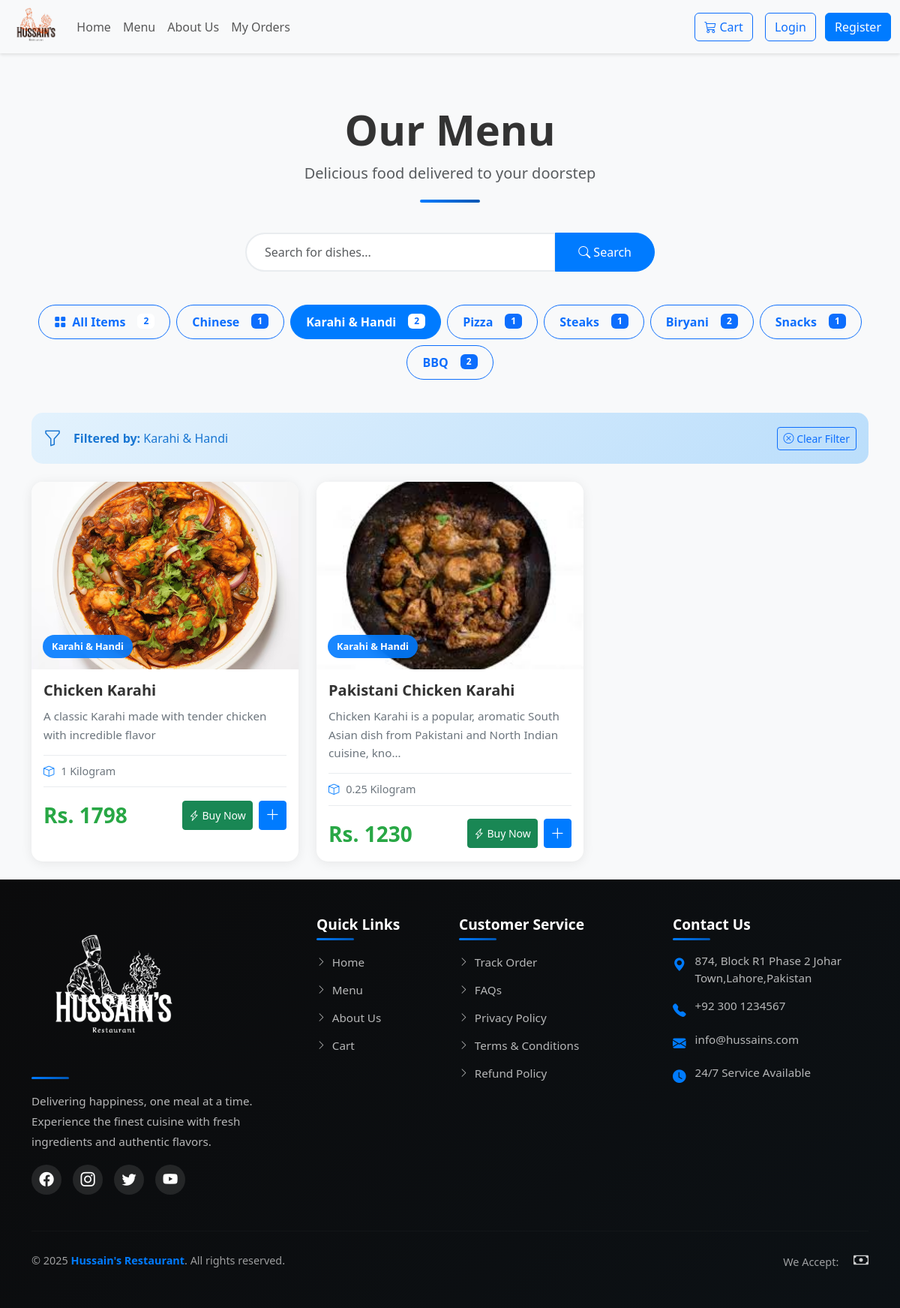
Screenshot of /menu/?category=karahi-handi with the database file from the repository.
### products/models.py (models this page shows, shortened)
class BaseModel(models.Model):
    created_at = models.DateTimeField(auto_now_add=True)
    updated_at = models.DateTimeField(auto_now=True)
    class Meta:
        abstract = True

class Category(BaseModel):
    category_name = models.CharField(max_length=100, unique=True)
    category_slug = models.SlugField(max_length=120, blank=True, unique=True)
    category_description = models.TextField(blank=True, null=True)
    category_image = models.ImageField(upload_to='categories/', blank=True, null=True)
    is_active = models.BooleanField(default=True)
    display_order = models.IntegerField(default=0, help_text="Lower numbers appear first")
    class Meta:
        verbose_name_plural = "Categories"
        ordering = ['display_order', 'category_name']
    @property
    def product_count(self):
        return self.products.filter(is_available=True).count()

class Product(BaseModel):
    MEASURING_CHOICES = (
        ('KG', 'Kilogram'),
        ('ML', 'Milliliter'),
        ('L', 'Liter'),
        ('PIECE', 'Piece'),
        ('In','Inches'),
        ('NONE', 'None'),
    )
    category = models.ForeignKey(Category, on_delete=models.SET_NULL, null=True, blank=True, related_name='products')
    product_name = models.CharField(max_length=200)
    product_slug = models.SlugField(max_length=250, blank=True)
    product_description = models.TextField()
    product_price = models.IntegerField()
    product_demo_price = models.IntegerField()
    quantity = models.CharField(max_length=50, null=True, blank=True)
    product_measuring = models.CharField(max_length=100, choices=MEASURING_CHOICES, default='NONE')
    is_available = models.BooleanField(default=True, help_text="Is product available for ordering?")

class ProductImage(BaseModel):
    product = models.ForeignKey(Product, on_delete=models.CASCADE, related_name='images')
    product_image = models.ImageField(upload_to='products')

### products/views.py (the view)
# urls.py: path('menu/', views.menu, name='menu'),
def menu(request):
    categories = Category.objects.filter(is_active=True).order_by('display_order', 'category_name')
    category_slug = request.GET.get('category')
    selected_category = None
    products = Product.objects.filter(is_available=True)
    if category_slug:
        selected_category = get_object_or_404(Category, category_slug=category_slug, is_active=True)
        products = products.filter(category=selected_category)
    search_query = request.GET.get('search')
    if search_query:
        products = products.filter(product_name__icontains=search_query)
        categories = categories.filter(category_name__icontains=search_query)
        categories
    products_with_discount = []
    for product in products:
        discount_percentage = 0
        if product.product_demo_price > product.product_price:
            discount_percentage = round(((product.product_demo_price - product.product_price) / product.product_demo_price) * 100)
        has_variations = product.variations.filter(is_available=True).exists()
        products_with_discount.append({
            'product': product,
            'discount_percentage': discount_percentage,
            'has_variations': has_variations
        })
    context = {
        'categories': categories,
        'selected_category': selected_category,
        'products_with_discount': products_with_discount,
        'search_query': search_query
    }
    return render(request, 'user/Menu.html', context)

### products/templates/user/Menu.html (shortened to what this page needs)
{% extends "base.html" %}
{% block content %}
<div class="container mt-5">
    <div class="text-center menu-header">
        <h1 class="display-4 fw-bold">Our Menu</h1>
        <p class="lead text-muted">Delicious food delivered to your doorstep</p>
        <div class="header-underline"></div>
    </div>
    <div class="row justify-content-center mb-4">
        <div class="col-md-6">
            <form method="GET" action="{% url 'menu' %}" class="search-form">
                <div class="input-group">
                    <input type="text" class="form-control" name="search" placeholder="Search for dishes..."
                           value="{{ search_query|default:'' }}">
                    <button class="btn btn-primary" type="submit">
                        <i class="bi bi-search"></i> Search
                    </button>
                </div>
            </form>
        </div>
    </div>
    <div class="category-filter mb-4">
        <div class="d-flex justify-content-center flex-wrap gap-2">
            <a href="{% url 'menu' %}"
               class="btn {% if not selected_category %}btn-primary{% else %}btn-outline-primary{% endif %} category-pill">
                <i class="bi bi-grid-fill"></i> All Items
                <span class="badge bg-white text-primary ms-2">{{ products_with_discount|length }}</span>
            </a>
            {% for category in categories %}
            <a href="{% url 'menu' %}?category={{ category.category_slug }}"
               class="btn {% if selected_category.id == category.id %}btn-primary{% else %}btn-outline-primary{% endif %} category-pill">
                {{ category.category_name }}
                <span class="badge {% if selected_category.id == category.id %}bg-white text-primary{% else %}bg-primary{% endif %} ms-2">
                    {{ category.product_count }}
                </span>
            </a>
            {% endfor %}
        </div>
    </div>
    {% if selected_category %}
    <div class="alert alert-info d-flex align-items-center mb-4">
        <i class="bi bi-funnel fs-4 me-3"></i>
        <div>
            <strong>Filtered by:</strong> {{ selected_category.category_name }}
        </div>
        <a href="{% url 'menu' %}" class="btn btn-sm btn-outline-primary ms-auto">
            <i class="bi bi-x-circle"></i> Clear Filter
        </a>
    </div>
    {% endif %}
    {% if products_with_discount %}
    <div class="row g-4">
        {% for item in products_with_discount %}
        <div class="col-lg-4 col-md-6">
            <div class="card menu-card h-100">
                <div class="menu-card-image">
                    {% if item.product.images.first %}
                        <img src="{{ item.product.images.first.product_image.url }}"
                             class="card-img-top"
                             alt="{{ item.product.product_name }}">
                    {% else %}
                        <img src="https://via.placeholder.com/400x250/FF6B6B/ffffff?text={{ item.product.product_name }}"
                             class="card-img-top"
                             alt="No image">
                    {% endif %}
                    {% if item.product.category %}
                    <span class="category-badge">
                        {{ item.product.category.category_name }}
                    </span>
                    {% endif %}
                </div>
                <div class="card-body d-flex flex-column">
                    <h5 class="menu-card-title">{{ item.product.product_name }}</h5>
                    <p class="menu-card-description">{{ item.product.product_description|truncatechars:100 }}</p>
                    <div class="menu-card-meta">
                        <span class="quantity-info">
                            <i class="bi bi-box"></i>
                            {{ item.product.quantity }} {{ item.product.get_product_measuring_display }}
                        </span>
                    </div>
                    <div class="menu-card-footer mt-3">
                        <div class="price-section">
                            <span class="price-current">Rs. {{ item.product.product_price }}</span>
                        </div>
                        <div class="d-flex gap-2">
                            <button type="button"
                                    class="btn btn-success btn-sm"
                                    data-bs-toggle="modal"
                                    data-bs-target="#productModal{{ item.product.id }}"
                                    data-action="buy-now">
                                <i class="bi bi-lightning-charge"></i> Buy Now
                            </button>
                            <button type="button"
                                    class="btn btn-primary btn-sm"
                                    data-bs-toggle="modal"
                                    data-bs-target="#productModal{{ item.product.id }}"
                                    data-action="add-to-cart">
                                <i class="bi bi-plus-lg"></i>
                            </button>
                        </div>
                    </div>
                </div>
            </div>
        </div>
        {% endfor %}
    </div>
    {% endif %}
</div>
<br>
{% endblock %}

### products/static/css/style.css (style rules this page uses)
body { font-family: 'Segoe UI', Tahoma, Geneva, Verdana, sans-serif; background-color: #f8f9fa; }
.menu-header { padding: 20px 0; }
.menu-header h1 { color: #333; margin-bottom: 10px; }
.header-underline { width: 80px; height: 4px; background: linear-gradient(to right, #007bff, #0056b3); margin: 20px auto; border-radius: 2px; }
.search-form .form-control { border-radius: 50px 0 0 50px; padding: 12px 24px; border: 2px solid #e9ecef; }
.search-form .btn { border-radius: 0 50px 50px 0; padding: 12px 30px; }
.menu-card { border: none; border-radius: 15px; overflow: hidden; box-shadow: 0 2px 15px rgba(0,0,0,0.08); transition: all 0.3s ease; }
.menu-card-image { position: relative; overflow: hidden; height: 250px; }
.menu-card-image img { width: 100%; height: 100%; object-fit: cover; transition: transform 0.3s ease; }
.menu-card-title { font-size: 1.25rem; font-weight: 600; color: #333; margin-bottom: 10px; }
.menu-card-description { color: #6c757d; font-size: 0.95rem; line-height: 1.6; margin-bottom: 15px; }
.menu-card-meta { display: flex; align-items: center; padding: 10px 0; border-top: 1px solid #e9ecef; border-bottom: 1px solid #e9ecef; }
.quantity-info { color: #6c757d; font-size: 0.9rem; }
.quantity-info i { color: #007bff; margin-right: 5px; }
.menu-card-footer { display: flex; justify-content: space-between; align-items: center; margin-top: auto; }
.price-section { display: flex; flex-direction: column; }
.price-current { font-size: 1.75rem; font-weight: 700; color: #28a745; }
.card { transition: transform 0.3s ease, box-shadow 0.3s ease; }
.btn-primary { background-color: #007bff; border-color: #007bff; transition: all 0.3s ease; }
.alert { border-radius: 8px; border: none; }
body { display: flex; flex-direction: column; min-height: 100vh; }
.btn-sm i.bi-plus-lg { font-size: 1.2rem; font-weight: bold; }
.category-filter { padding: 20px 0; }
.category-pill { padding: 10px 20px; border-radius: 50px; font-weight: 600; transition: all 0.3s ease; display: inline-flex; align-items: center; gap: 8px; }
.category-pill .badge { font-size: 0.75rem; padding: 4px 8px; }
.category-badge { position: absolute; bottom: 15px; left: 15px; background: rgba(0, 123, 255, 0.9); color: white; padding: 6px 12px; border-radius: 20px; font-weight: 600; font-size: 0.8rem; backdrop-filter: blur(10px); }
.alert-info { border-radius: 15px; border: none; background: linear-gradient(135deg, #e3f2fd 0%, #bbdefb 100%); color: #1976d2; }

### rows the page displays
Category: category_name "Chinese", product_count "1"
Category: category_name "Karahi & Handi", product_count "2"
Category: category_name "Pizza", product_count "1"
Category: category_name "Steaks", product_count "1"
Category: category_name "Biryani", product_count "2"
Category: category_name "Snacks", product_count "1"
Category: category_name "BBQ", product_count "2"
Product: product.images.first.product_image (picture), product.category.category_name "Karahi & Handi", product.product_name "Chicken Karahi", product.product_description "A classic Karahi made with tender chicken with incredible flavor", product.quantity "1", product.product_measuring "Kilogram", product.product_price "1798"
Product: product.images.first.product_image (picture), product.category.category_name "Karahi & Handi", product.product_name "Pakistani Chicken Karahi", product.product_description "Chicken Karahi is a popular, aromatic South Asian dish from Pakistani and North Indian cuisine, kno…", product.quantity "0.25", product.product_measuring "Kilogram", product.product_price "1230"

### other values shown
{{ products_with_discount|length }} "2"
